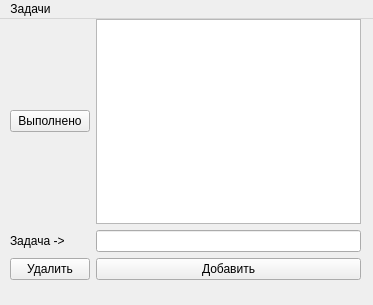
<?xml version="1.0" encoding="UTF-8"?>
<ui version="4.0">
 <class>MainWindow</class>
 <widget class="QMainWindow" name="MainWindow">
  <property name="geometry">
   <rect>
    <x>0</x>
    <y>0</y>
    <width>373</width>
    <height>305</height>
   </rect>
  </property>
  <property name="windowTitle">
   <string>MainWindow</string>
  </property>
  <widget class="QWidget" name="centralwidget">
   <widget class="QWidget" name="gridLayoutWidget">
    <property name="geometry">
     <rect>
      <x>10</x>
      <y>0</y>
      <width>351</width>
      <height>261</height>
     </rect>
    </property>
    <layout class="QGridLayout" name="gridLayout">
     <item row="0" column="1">
      <widget class="QPushButton" name="com_btn">
       <property name="text">
        <string>Выполнено</string>
       </property>
      </widget>
     </item>
     <item row="7" column="4">
      <widget class="QPushButton" name="add_btn">
       <property name="text">
        <string>Добавить</string>
       </property>
      </widget>
     </item>
     <item row="7" column="1">
      <widget class="QPushButton" name="del_btn">
       <property name="text">
        <string>Удалить</string>
       </property>
      </widget>
     </item>
     <item row="0" column="4">
      <widget class="QListView" name="todo_list">
       <property name="selectionMode">
        <enum>QAbstractItemView::SingleSelection</enum>
       </property>
      </widget>
     </item>
     <item row="2" column="4">
      <widget class="QLineEdit" name="todo_text"/>
     </item>
     <item row="2" column="1">
      <widget class="QLabel" name="label">
       <property name="text">
        <string>Задача -&gt;</string>
       </property>
      </widget>
     </item>
    </layout>
   </widget>
  </widget>
  <widget class="QMenuBar" name="menubar">
   <property name="geometry">
    <rect>
     <x>0</x>
     <y>0</y>
     <width>373</width>
     <height>26</height>
    </rect>
   </property>
   <widget class="QMenu" name="menu">
    <property name="title">
     <string>Задачи</string>
    </property>
    <addaction name="history"/>
   </widget>
   <addaction name="menu"/>
  </widget>
  <action name="history">
   <property name="text">
    <string>История задач</string>
   </property>
  </action>
 </widget>
 <resources/>
 <connections/>
</ui>
